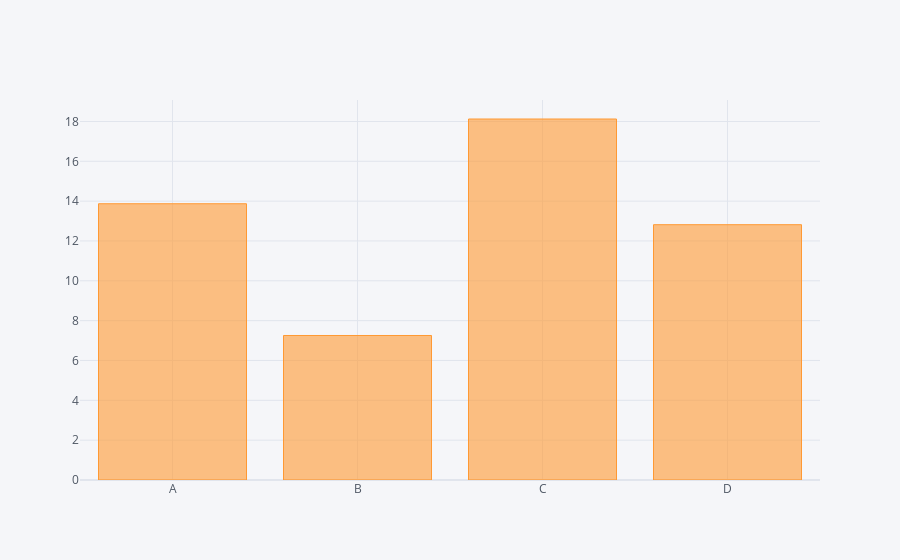

The notebook cell saved with this chart:
### Code cell
df.sum().iplot(kind='bar')

### Figure 1 — Plotly figure (JSON) as saved in the notebook; plotly's stock layout.template omitted (floating-point values rounded to 4 significant figures)
{"data": [{"marker": {"color": "rgba(255, 153, 51, 0.6)", "line": {"color": "rgba(255, 153, 51, 1.0)", "width": 1}}, "name": "None", "orientation": "v", "text": "", "type": "bar", "x": ["A", "B", "C", "D"], "y": [13.87, 7.255, 18.12, 12.82]}], "layout": {"legend": {"bgcolor": "#F5F6F9", "font": {"color": "#4D5663"}}, "paper_bgcolor": "#F5F6F9", "plot_bgcolor": "#F5F6F9", "title": {"font": {"color": "#4D5663"}}, "xaxis": {"gridcolor": "#E1E5ED", "showgrid": true, "tickfont": {"color": "#4D5663"}, "title": {"font": {"color": "#4D5663"}, "text": ""}, "zerolinecolor": "#E1E5ED"}, "yaxis": {"gridcolor": "#E1E5ED", "showgrid": true, "tickfont": {"color": "#4D5663"}, "title": {"font": {"color": "#4D5663"}, "text": ""}, "zerolinecolor": "#E1E5ED"}}}
